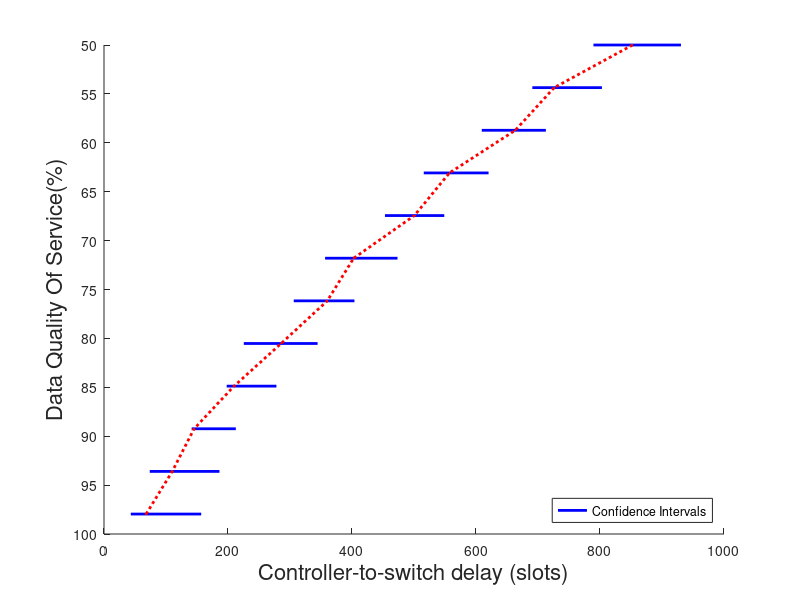

Write MATLAB code to recreate this figure. (Note: this script raises an error after producing the figure.)
% Data
numControllers = [1 2 3 4 5 6 7 8 9 10 11 12];
%dataQoS=[00,95.7600000000000];
%numControllers = [12 11 10 9 8 7 6 5 4 3 2 1];
upperBound = [930.565792867038 803.131585734076 712.697378601114 620.263171468152 548.828964335190 473.394757202229 403.960550069267 344.526342936305 278.092135803343 212.657928670381 186.223721537419 156.789514404457];
lowerBound = [789.434207132962 690.868414265924 609.302621398886 515.736828531848 453.171035664810 356.605242797772 306.039449930733 225.473657063695 197.907864196657 141.342071329619 73.776278462581 43.210485595543];
%upperBound = [3900 3459 3150 2700 2300 2000 1700 1570 1200 1080 930 820];
%lowerBound= [ 3520 3200 2790 2360 2060 1800 1580 1370 1050 990 860 820];

%upperBound = [820 930 1080 1200 1470 1700 2000 2300 2700 3150 3559 3900];
%lowerBound= [ 820 860 990 1090 1330 1540 1800 2060 2360 2790 3200 3520];
dataQoS=[50,54.36,58.72,63.08,67.44,71.80,76.16,80.52,84.88,89.24,93.60,97.96];
for i=1:12
    meanValues(i) = ((upperBound(i) + lowerBound(i)) / 2) + (-40 + (40+10) .* rand(1,1));
end
% Create a figure
figure;

% Plot the intervals as lines
for i = 1:numel(dataQoS)
    line([lowerBound(i), upperBound(i)], [dataQoS(i), dataQoS(i)], 'Color', 'b', 'LineWidth', 2);
    %line([dataQoS(i), dataQoS(i)],[lowerBound(i), upperBound(i)], 'Color', 'b', 'LineWidth', 2);
    hold on;
end

% Plot the mean values as a red line
%plot(meanValues, numControllers, 'r.-', 'MarkerSize', 5,'Marker','o', 'LineWidth', 2,'LineStyle',':');
plot(meanValues, dataQoS, 'r.-', 'MarkerSize', 5, 'LineWidth', 2,'LineStyle',':');
hold off;
% Customize the plot
xlabel('Controller-to-switch delay (slots)','fontsize',16)
%xlabel('Overhead (Kbps)','fontsize',16)
ylabel('Data Quality Of Service(%)','fontsize',16);

set(gca, 'YDir', 'reverse');

% Adjust the appearance
ylim([50 100]);
yticks(50:5:100);
lgd=legend({'Confidence Intervals'}');
legend('Location','southeast')
%legend('Markersize','18')
lgd.FontSize = 12;
%print -f -depsc -tiff confinterval_delay.eps